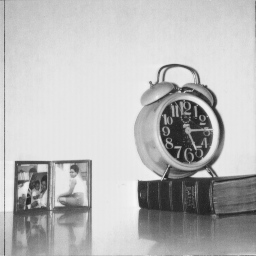
#> input picture Dataset/5.1.12.tiff, 256 x 256 px, found by its file name
$ python a_1.py
#> lines starting #> are read from the running program, lines starting #| are printed output that depends on the picture
import skimage.data as data
import matplotlib.pyplot as plt
import skimage.io as io
img0 = io.imread('U:\\4-1\\Digital Image Processing LAB\\Lab_Report_4_5_6_7_8\\Dataset\\misc\\5.1.12.tiff')
#> img0 is the input picture: shape (256, 256); min 32, max 246, mean 186
img1 = io.imread('U:\\4-1\\Digital Image Processing LAB\\Lab_Report_4_5_6_7_8\\Dataset\\misc\\4.2.07.tiff')
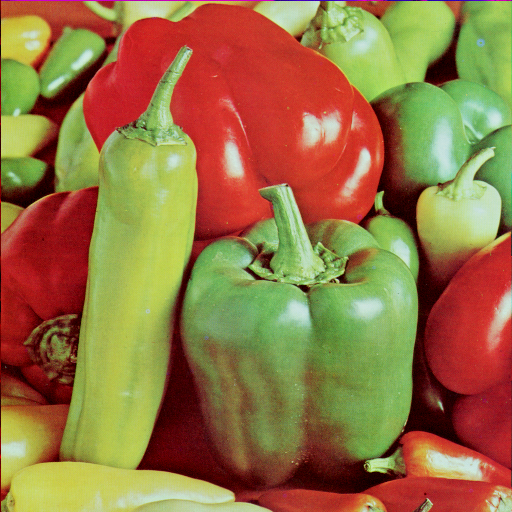
#> input picture Dataset/4.2.07.tiff, 512 x 512 px, found by its file name
#> img1 is the input picture: shape (512, 512, 3); mean R, G, B 149.8, 115.6, 66.5
img2 = io.imread('U:\\4-1\\Digital Image Processing LAB\\Lab_Report_4_5_6_7_8\\Dataset\\misc\\indexed_color.png')
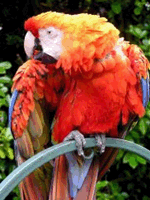
#> input picture Dataset/indexed_color.png, 150 x 200 px, found by its file name
#> img2 is the input picture: shape (200, 150, 3); mean R, G, B 128.7, 76.6, 55.6

plt.subplot(3,1,1)
plt.title('Grayscale image')
plt.axis('off')
plt.imshow(img0,cmap='gray')

plt.subplot(3,1,2)
plt.title('RGB image')
plt.axis('off')
plt.imshow(img1)

plt.subplot(3,1,3)
plt.title('Indexed color image')
plt.axis('off')
plt.imshow(img2)

plt.show()
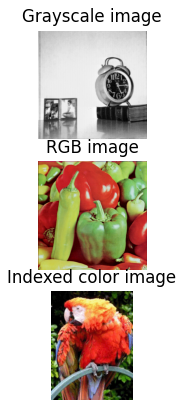
#> figure drawn by matplotlib, 3 panels
